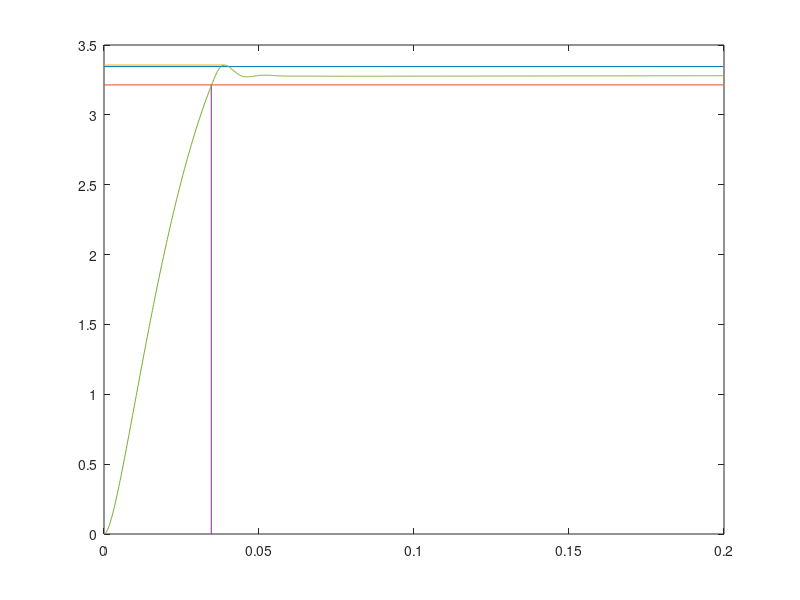

The MATLAB source for this figure:
%-------------object control--------------
%--- a1*D^(1+mu)*I + a0*D^mu*I + I = K ---
clear
% a1 = 0.0090267; % 0.0040267
% a0 = 0.1024334;
% b0 = 1;
% K = 1.1102*4.1/24.4; % 1.1452
% mu = 0.2499;

b0 = 1;

a0 = 0.127090;
a1 = 0.00619252;
K = 0.1927788;
mu = 0.353273;

dt = 0.0002; %0.00035;%0.000008

znam = a1*dt + a0*dt*dt;
hnK = K*dt*dt/znam;
hnA1 = (a1*dt)/znam;
hnB0 = (b0*dt*dt)/znam;

n_point = 1000;

Tmu = 0.001;
kp = 24.4/10;
kdt = 10/4.1;
%regulators
K1 = 22.456;
K2 = 58.8615;

perf(n_point) = 0;
stableTime = 0.03;
slope = 8 / stableTime;
for l = 1:n_point
    if (l - 1) * dt <= stableTime
        perf(l) = (l - 1) * dt * slope;
    else
        perf(l) = 8;
    end
end

error = 0;

x(n_point) = 0;
dy(n_point) = 0;
f1(n_point) = 0;
y(n_point) = 0;
fmu1(n_point) = 0;

du_t(n_point) = 0;
u_zt(n_point) = 0;
u1(n_point) = 0;
u2(n_point) = 0;
u3(n_point) = 0;
u_sumR(n_point) = 0;
u_dt(n_point) = 0;
u_in(n_point) = 0;

max_t = 0.0;
flag = 0;

time_in = 0.0;
for i= 1:n_point
    %reference current
    u_zt(i)= 8;
    %summator
    if i==1
        du_t(i) = u_zt(i)-0;
    else
        du_t(i) = u_zt(i)-u_dt(i-1);
    end
    
%     if i==1
%         uf(i)= (0*Tf + 1*du_t(i)*dt)/(Tf+dt);
%     else
%         uf(i)= (uf(i-1)*Tf + 1*du_t(i)*dt)/(Tf+dt);
%     end
    
    %1 proportinal
    if i==1
        u1(i) = K1 * 0;
    else
        u1(i) = K1 * du_t(i);
    end
        
    %2 integration
    if i==1
        u2(i)= 0 + du_t(i)*K2*dt;
    else
        u2(i)= u2(i-1) + du_t(i)*K2*dt;
    end
   
    
    %reg sum
    u_sumR(i) = u1(i) + u2(i);
    
    if u_sumR(i)>10 %#
        u_sumR(i) = 10;
    elseif u_sumR(i)<-10
        u_sumR(i) = -10;
    end
    
    %power converter
%     if i==1
%         u_in(i)= (0*Tmu + kp*u_sumR(i)*dt)/(Tmu+dt);
%     else
%         u_in(i)= (u_in(i-1)*Tmu + kp*u_sumR(i)*dt)/(Tmu+dt);
%     end
    if i==1
        u_in(i)= 0.5*((0*Tmu + kp * u_sumR(i)*dt)/ (Tmu + dt) + (0*(Tmu - dt) + kp * u_sumR(i)*dt)/Tmu);
    else
        u_in(i)= 0.5*((u_in(i-1)*Tmu + kp * u_sumR(i)*dt)/ (Tmu + dt) + (u_in(i-1)*(Tmu - dt) + kp * u_sumR(i)*dt)/Tmu);
    end
%     
%     u_in(i) = kp*u_in(i);
    
    dy(i) = hnK*u_in(i);
    if i > 1
        dy(i) = dy(i) + hnA1*dy(i-1) - hnB0*y(i-1);
    end
    
    f1(i) = dy(i);
    
    fmu1(i) = f1(i)*dt^mu/gamma(1+mu);
    Imu1 = 0;
    for j=1:i
        Imu1 = Imu1 + fmu1(i-j+1)*(j^mu -(j-1)^mu);
    end
    
%     if abs(Imu1) > 10
%         Imu1 = 10*sign(Imu1);
%     end
    %Imu1 = Imu1 + (randi(10)-5)*0.015;
    y(i) = Imu1;
    
    %feedback current
    u_dt(i)= kdt *y(i);
    
    if i > 1 && flag < 1;
        if u_dt(i)>u_dt(i-1)
            max_t = (i-1)*dt;
        else
            flag = 1;
        end
    end
    
    if i > 1
        if u_dt(i) < u_zt(1) - u_zt(1)*0.02;
            time_in = (i-1)*dt;
        end
    end
    
    error = error + (u_dt(i) - perf(i))^2;
end

error = error / n_point
ton = u_zt(1)*0.02;
up_ton = u_zt(1) + ton;
down_ton = u_zt(1) - ton;
maximum = max(u_dt);
up_ton = up_ton / kdt;
down_ton = down_ton / kdt;
maximum = maximum / kdt;
plot([0 (n_point-1)*dt],[up_ton up_ton],[0 (n_point-1)*dt],[down_ton down_ton],[0 max_t],[maximum maximum],[time_in time_in],[0 down_ton],(0:n_point-1)*dt,y)